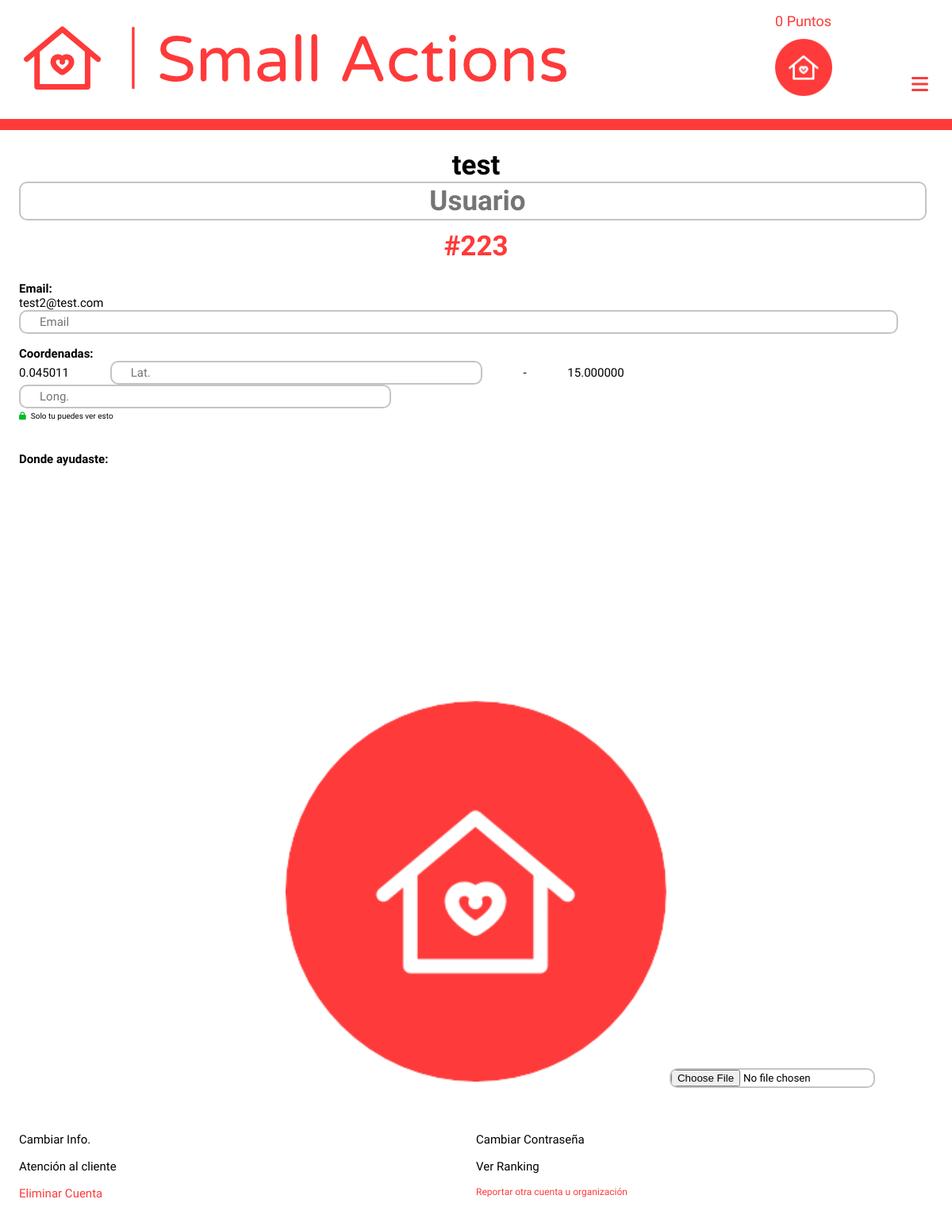
Before: /account/ (signed in) with the older database file.
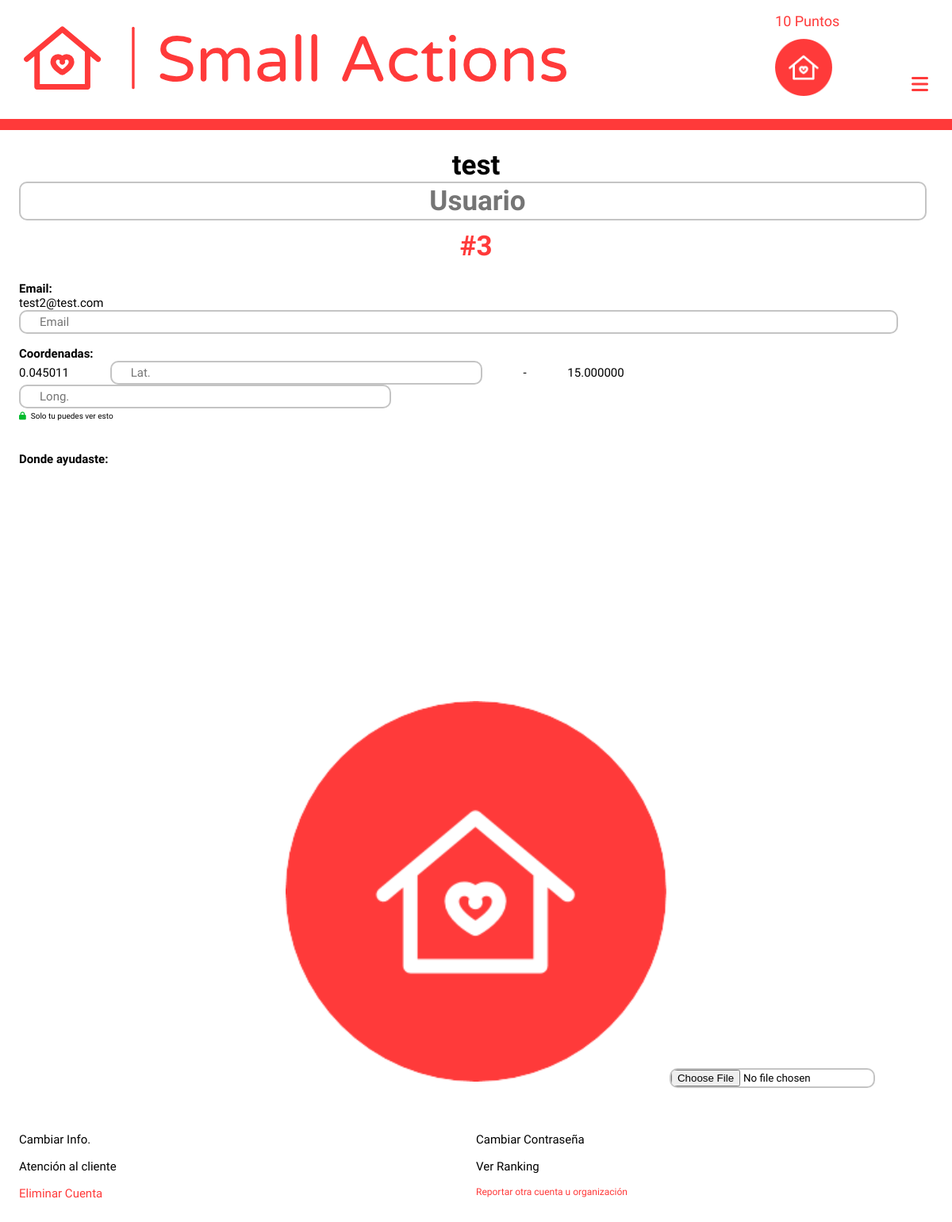
After: the same page with the newer database file.
### login/models.py (models this page shows, shortened)
class User(AbstractUser):
    points = models.PositiveIntegerField(default=0)
    photo = models.ImageField(upload_to="people", null=True, blank=True)
    latitude = models.DecimalField(max_digits=8, decimal_places=6, null=True, blank=True)
    longitude = models.DecimalField(max_digits=9, decimal_places=6, null=True, blank=True)
    visited = models.ManyToManyField(Help, related_name="persons_visited", null=True, blank=True)
    can_change = models.BooleanField(null=True, blank=True) #Security
    date_forgot = models.DateTimeField(auto_now_add=True)
    random_string = models.CharField(max_length=20, blank=True, null=True, unique=True)
    dark_mode = models.BooleanField(default=False)

### login/views.py (the view, shortened to what this page needs)
# urls.py: path('', views.account, name='account'),
@login_required(login_url='/account/login')
def account(request):
    user = User.objects.get(username=request.user)
    index = list(User.objects.order_by('-points')).index(user) + 1
    form = ChangeUser()
    ctx = {'user' : user, 'index' : index, 'form' : form}
    return render(request, 'login/account.html', ctx)

### login/forms.py
class ChangeUser(forms.ModelForm):
    username = forms.CharField(max_length=32, widget=forms.TextInput(attrs={'placeholder':'Usuario'}))
    def __init__(self, *args, **kwargs):
        super().__init__(*args, **kwargs)
        self.fields['email'].widget.attrs.update({'placeholder': 'Email'})
        self.fields['latitude'].widget.attrs.update({'placeholder': 'Lat.'})
        self.fields['longitude'].widget.attrs.update({'placeholder': 'Long.'})
    class Meta:
        model = User
        fields = ('email', 'latitude', 'longitude', 'photo', 'dark_mode')

### templates/login/account.html (shortened to what this page needs)
{% extends 'maps/nav.html' %}
{% load static %}
    {% block head %}
        <link href='https://api.mapbox.com/mapbox-gl-js/v1.12.0/mapbox-gl.css' rel='stylesheet' />
        <link href="{% static 'login/css/account.css' %}" rel="stylesheet">
    {% endblock %}
    {% block content %}
        <form method="POST" enctype="multipart/form-data"> {% csrf_token %}
            <div id='info'>
                <div id="title_container">
                    <h1>{{user.username}}</h1>
                    {{form.username}}
                    <a href="{% url 'ranking' %}"><h2>#{{index}}</h2></a>
                </div>
                <div id="info_info">
                    <div id="email_container">
                        <h3>Email:</h3>
                        <h4 id="h4">{{user.email}}</h4>
                        {{form.email}}
                    </div>
                    <div>
                        <h5 id="coordinates_title">Coordenadas:</h5>
                        <h5 id="cordiantes">
                            <span id="latitude">{{user.latitude}}</span>
                            {{form.latitude}}
                            <span>-</span>
                            <span id="longitude">{{user.longitude}}</span>
                            {{form.longitude}}
                        </h5>
                        <p id="security"><i class="fas fa-lock"></i>Solo tu puedes ver esto</p>
                    </div>
                </div>
                <div>
                    <h6 id="where">Donde ayudaste:</h6>
                    <div id="map"></div>
                </div>
            </div>
            <div id="links">
                <div id="img_container">
                    {% if request.user.photo %}
                        <img src="{{request.user.photo.url}}" alt="account" id="account_photo">
                    {% else %}
                        <img src="{% static 'maps/images/logo_small_icon_only_inverted.png' %}" alt="account" id="account_prede">
                    {% endif %}
                    {{form.photo}}
                </div>
                <div id="links_links">
                    <a id="change">Cambiar Info.</a>
                    <a href="{% url 'password' 1 %}">Cambiar Contraseña</a>
                    <a>Atención al cliente</a>
                    <a href="{% url 'ranking' %}">Ver Ranking</a>
                    <a class="danger" href="{% url 'password' 2 %}">Eliminar Cuenta</a>
                    <a id="report" class="danger">Reportar otra cuenta u organización</a>
                </div>
            </div>
        </form>
    {% endblock %}

### templates/maps/nav.html (shortened to what this page needs)
<!DOCTYPE html>
{% load static %}
<html lang="es">
    <head>
        <link rel="stylesheet" href="{% static 'maps/css/nav.css' %}">
        {% block head %}
        {% endblock %}
    </head>
    <body>
        <header id="all_bar">
            <div id="superior">
                <img src="{% static 'maps/images/logo.svg' %}" id="principal_logo" alt="logo">
                <div id="rigth_superior">
                    {% if request.user.is_authenticated %}
                        <h6>{{request.user.points}} Puntos</h6>
                        {% if request.user.photo %}
                            <a href="{% url 'account' %}"><img src="{{request.user.photo.url}}" alt="account" id="porfile_photo_nav"></a>
                        {% else %}
                            <a href="{% url 'account' %}"><img src="{% static 'maps/images/logo_small_icon_only_inverted.png' %}" alt="account"></a>
                        {% endif %}
                    {% else %}
                        <a href="{% url 'login' %}"><img src="{% static 'maps/images/logo_small_icon_only_inverted.png' %}" alt="account"></a>
                    {% endif %}
                    <i class="fas fa-bars" id="bars"></i>
                </div>
            </div>
            <div id="inferior">
            </div>
        </header>
        {% block content %}
        {% endblock %}
    </body>
</html>

Changed rows visible on the page:
changed User "test": user.points "0" → "10"
Other visible differences:
{{ index }}: "223" → "3"
